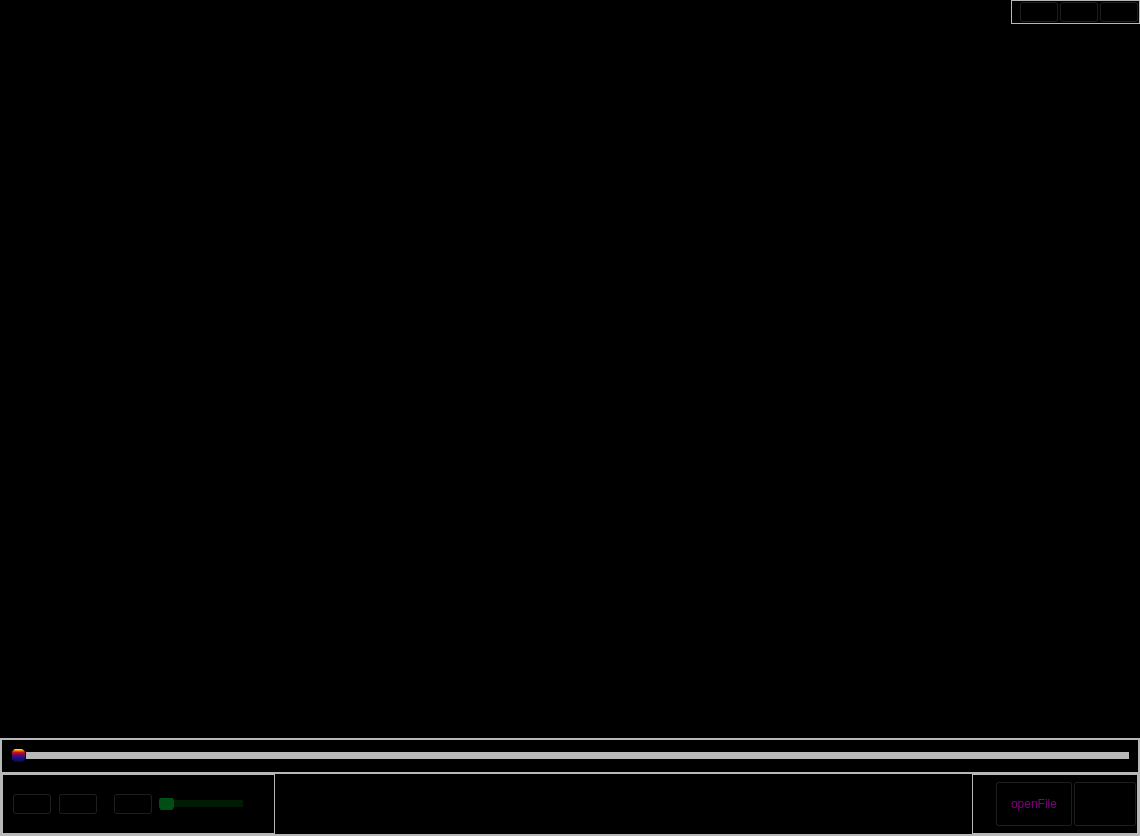
<?xml version="1.0" encoding="UTF-8"?>
<ui version="4.0">
 <class>Widget</class>
 <widget class="QWidget" name="Widget">
  <property name="geometry">
   <rect>
    <x>0</x>
    <y>0</y>
    <width>1140</width>
    <height>836</height>
   </rect>
  </property>
  <property name="windowTitle">
   <string>Widget</string>
  </property>
  <property name="styleSheet">
   <string notr="true">#Widget{background-color:black;;
	font: 700 14pt &quot;Segoe UI&quot;;
}
Head_Bar{
	background-color:transparent;
}
QToolTip{
	color:red;
	border: 2px solid purple;
	font: 700 13pt &quot;Segoe UI&quot;;

}</string>
  </property>
  <layout class="QVBoxLayout" name="verticalLayout">
   <property name="spacing">
    <number>0</number>
   </property>
   <property name="leftMargin">
    <number>0</number>
   </property>
   <property name="topMargin">
    <number>0</number>
   </property>
   <property name="rightMargin">
    <number>0</number>
   </property>
   <property name="bottomMargin">
    <number>0</number>
   </property>
   <item>
    <widget class="QWidget" name="Head_Bar" native="true">
     <layout class="QHBoxLayout" name="horizontalLayout_15">
      <property name="spacing">
       <number>0</number>
      </property>
      <property name="leftMargin">
       <number>0</number>
      </property>
      <property name="topMargin">
       <number>0</number>
      </property>
      <property name="rightMargin">
       <number>0</number>
      </property>
      <property name="bottomMargin">
       <number>0</number>
      </property>
      <item alignment="Qt::AlignRight|Qt::AlignTop">
       <widget class="QFrame" name="Head_BTNS_CONATINER_3">
        <property name="styleSheet">
         <string notr="true">QPushButton
{
	background-color:transparent;
}
QPushButton:hover
{
	background-color:rgb(121, 121, 121)

}</string>
        </property>
        <property name="frameShape">
         <enum>QFrame::StyledPanel</enum>
        </property>
        <property name="frameShadow">
         <enum>QFrame::Raised</enum>
        </property>
        <layout class="QHBoxLayout" name="horizontalLayout_16">
         <property name="spacing">
          <number>0</number>
         </property>
         <property name="leftMargin">
          <number>0</number>
         </property>
         <property name="topMargin">
          <number>0</number>
         </property>
         <property name="rightMargin">
          <number>0</number>
         </property>
         <property name="bottomMargin">
          <number>0</number>
         </property>
         <item>
          <widget class="QLabel" name="About">
           <property name="text">
            <string/>
           </property>
          </widget>
         </item>
         <item>
          <widget class="QPushButton" name="MiniMize_4">
           <property name="cursor">
            <cursorShape>PointingHandCursor</cursorShape>
           </property>
           <property name="toolTip">
            <string>&lt;html&gt;&lt;head/&gt;&lt;body&gt;&lt;p&gt;miniMize&lt;/p&gt;&lt;/body&gt;&lt;/html&gt;</string>
           </property>
           <property name="text">
            <string/>
           </property>
           <property name="icon">
            <iconset resource="Media_Resources.qrc">
             <normaloff>:/Icons/Resoruces/MiniMize.png</normaloff>:/Icons/Resoruces/MiniMize.png</iconset>
           </property>
           <property name="iconSize">
            <size>
             <width>27</width>
             <height>27</height>
            </size>
           </property>
          </widget>
         </item>
         <item>
          <widget class="QPushButton" name="Full_Restore_Screen_4">
           <property name="cursor">
            <cursorShape>PointingHandCursor</cursorShape>
           </property>
           <property name="toolTip">
            <string>&lt;html&gt;&lt;head/&gt;&lt;body&gt;&lt;p&gt;fullScreen&lt;/p&gt;&lt;/body&gt;&lt;/html&gt;</string>
           </property>
           <property name="text">
            <string/>
           </property>
           <property name="icon">
            <iconset resource="Media_Resources.qrc">
             <normaloff>:/Icons/Resoruces/fullScreen.png</normaloff>:/Icons/Resoruces/fullScreen.png</iconset>
           </property>
           <property name="iconSize">
            <size>
             <width>27</width>
             <height>27</height>
            </size>
           </property>
          </widget>
         </item>
         <item>
          <widget class="QPushButton" name="Exit_4">
           <property name="cursor">
            <cursorShape>PointingHandCursor</cursorShape>
           </property>
           <property name="toolTip">
            <string>&lt;html&gt;&lt;head/&gt;&lt;body&gt;&lt;p&gt;Exit&lt;/p&gt;&lt;/body&gt;&lt;/html&gt;</string>
           </property>
           <property name="styleSheet">
            <string notr="true"/>
           </property>
           <property name="text">
            <string/>
           </property>
           <property name="icon">
            <iconset resource="Media_Resources.qrc">
             <normaloff>:/Icons/Resoruces/Exit.png</normaloff>:/Icons/Resoruces/Exit.png</iconset>
           </property>
           <property name="iconSize">
            <size>
             <width>27</width>
             <height>27</height>
            </size>
           </property>
          </widget>
         </item>
        </layout>
       </widget>
      </item>
     </layout>
    </widget>
   </item>
   <item>
    <widget class="videowidget" name="video_player" native="true">
     <property name="sizePolicy">
      <sizepolicy hsizetype="Expanding" vsizetype="Expanding">
       <horstretch>0</horstretch>
       <verstretch>0</verstretch>
      </sizepolicy>
     </property>
     <property name="styleSheet">
      <string notr="true"/>
     </property>
     <layout class="QVBoxLayout" name="verticalLayout_2">
      <property name="spacing">
       <number>0</number>
      </property>
      <property name="leftMargin">
       <number>0</number>
      </property>
      <property name="topMargin">
       <number>0</number>
      </property>
      <property name="rightMargin">
       <number>0</number>
      </property>
      <property name="bottomMargin">
       <number>0</number>
      </property>
     </layout>
    </widget>
   </item>
   <item>
    <widget class="QWidget" name="Bottom" native="true">
     <property name="styleSheet">
      <string notr="true">QPushButton
{
	background-color:transparent;
}
QPushButton:hover
{
	background-color:rgb(85, 85, 85)
}
QToolButton
{
	background-color:transparent;
}</string>
     </property>
     <layout class="QVBoxLayout" name="verticalLayout_5">
      <property name="spacing">
       <number>0</number>
      </property>
      <property name="leftMargin">
       <number>0</number>
      </property>
      <property name="topMargin">
       <number>0</number>
      </property>
      <property name="rightMargin">
       <number>0</number>
      </property>
      <property name="bottomMargin">
       <number>0</number>
      </property>
      <item>
       <widget class="QFrame" name="Bottom_Elems_parent_2">
        <property name="frameShape">
         <enum>QFrame::StyledPanel</enum>
        </property>
        <property name="frameShadow">
         <enum>QFrame::Raised</enum>
        </property>
        <layout class="QVBoxLayout" name="verticalLayout_6">
         <property name="spacing">
          <number>0</number>
         </property>
         <property name="leftMargin">
          <number>0</number>
         </property>
         <property name="topMargin">
          <number>0</number>
         </property>
         <property name="rightMargin">
          <number>0</number>
         </property>
         <property name="bottomMargin">
          <number>0</number>
         </property>
         <item>
          <widget class="QFrame" name="Progress_Conatiner_2">
           <property name="styleSheet">
            <string notr="true">QLabel
{
	font: 900 14pt &quot;Segoe UI&quot;;
}
QSlider
{
	height:14px;
	border-radius:5px;
}
QSlider::handle
{
	background-color:qlineargradient(spread:pad, x1:0, y1:1, x2:0, y2:0, stop:0 rgba(0, 0, 0, 255), stop:0.05 rgba(14, 8, 73, 255), stop:0.36 rgba(28, 17, 145, 255), stop:0.6 rgba(126, 14, 81, 255), stop:0.75 rgba(234, 11, 11, 255), stop:0.79 rgba(244, 70, 5, 255), stop:0.86 rgba(255, 136, 0, 255), stop:0.935 rgba(239, 236, 55, 255));
	border: 1px solid black;
	border-radius: 5px;
	height:15px;
}
QSlider::sub-page
{
	background-color:qlineargradient(spread:pad, x1:0, y1:1, x2:0, y2:0, stop:0 rgba(0, 0, 0, 255), stop:0.05 rgba(14, 8, 73, 255), stop:0.36 rgba(28, 17, 145, 255), stop:0.6 rgba(126, 14, 81, 255), stop:0.75 rgba(234, 11, 11, 255), stop:0.79 rgba(244, 70, 5, 255), stop:0.86 rgba(255, 136, 0, 255), stop:0.935 rgba(239, 236, 55, 255));
}
QSlider::add-page
{
	background-color:rgb(184, 184, 184);
}</string>
           </property>
           <property name="frameShape">
            <enum>QFrame::StyledPanel</enum>
           </property>
           <property name="frameShadow">
            <enum>QFrame::Raised</enum>
           </property>
           <layout class="QVBoxLayout" name="verticalLayout_3">
            <item>
             <widget class="QSlider" name="Video_LEngth_2">
              <property name="cursor">
               <cursorShape>PointingHandCursor</cursorShape>
              </property>
              <property name="mouseTracking">
               <bool>false</bool>
              </property>
              <property name="styleSheet">
               <string notr="true"/>
              </property>
              <property name="minimum">
               <number>0</number>
              </property>
              <property name="maximum">
               <number>0</number>
              </property>
              <property name="value">
               <number>0</number>
              </property>
              <property name="sliderPosition">
               <number>0</number>
              </property>
              <property name="orientation">
               <enum>Qt::Horizontal</enum>
              </property>
              <property name="invertedAppearance">
               <bool>false</bool>
              </property>
              <property name="invertedControls">
               <bool>false</bool>
              </property>
             </widget>
            </item>
           </layout>
          </widget>
         </item>
         <item>
          <widget class="QFrame" name="Bottom_Buttons_2">
           <property name="frameShape">
            <enum>QFrame::StyledPanel</enum>
           </property>
           <property name="frameShadow">
            <enum>QFrame::Raised</enum>
           </property>
           <layout class="QHBoxLayout" name="horizontalLayout_11">
            <property name="spacing">
             <number>0</number>
            </property>
            <property name="leftMargin">
             <number>0</number>
            </property>
            <property name="topMargin">
             <number>0</number>
            </property>
            <property name="rightMargin">
             <number>0</number>
            </property>
            <property name="bottomMargin">
             <number>0</number>
            </property>
            <item alignment="Qt::AlignLeft|Qt::AlignBottom">
             <widget class="QFrame" name="Play_Audio_backgward_BTN">
              <property name="minimumSize">
               <size>
                <width>250</width>
                <height>0</height>
               </size>
              </property>
              <property name="frameShape">
               <enum>QFrame::StyledPanel</enum>
              </property>
              <property name="frameShadow">
               <enum>QFrame::Raised</enum>
              </property>
              <layout class="QHBoxLayout" name="horizontalLayout_3">
               <item>
                <widget class="QPushButton" name="Play_PAUSe">
                 <property name="cursor">
                  <cursorShape>PointingHandCursor</cursorShape>
                 </property>
                 <property name="toolTip">
                  <string>&lt;html&gt;&lt;head/&gt;&lt;body&gt;&lt;p&gt;Play&lt;/p&gt;&lt;/body&gt;&lt;/html&gt;</string>
                 </property>
                 <property name="text">
                  <string/>
                 </property>
                 <property name="icon">
                  <iconset resource="Media_Resources.qrc">
                   <normaloff>:/Icons/Resoruces/Play.png</normaloff>:/Icons/Resoruces/Play.png</iconset>
                 </property>
                 <property name="iconSize">
                  <size>
                   <width>35</width>
                   <height>35</height>
                  </size>
                 </property>
                </widget>
               </item>
               <item>
                <widget class="QPushButton" name="BackWard">
                 <property name="cursor">
                  <cursorShape>PointingHandCursor</cursorShape>
                 </property>
                 <property name="toolTip">
                  <string>&lt;html&gt;&lt;head/&gt;&lt;body&gt;&lt;p&gt;reWind&lt;/p&gt;&lt;/body&gt;&lt;/html&gt;</string>
                 </property>
                 <property name="text">
                  <string/>
                 </property>
                 <property name="icon">
                  <iconset resource="Media_Resources.qrc">
                   <normaloff>:/Icons/Resoruces/reWind.png</normaloff>:/Icons/Resoruces/reWind.png</iconset>
                 </property>
                 <property name="iconSize">
                  <size>
                   <width>33</width>
                   <height>27</height>
                  </size>
                 </property>
                </widget>
               </item>
               <item>
                <widget class="QWidget" name="Audio_Controller_Container" native="true">
                 <property name="styleSheet">
                  <string notr="true">QLabel
{
	color:white;
	font: 700 12pt &quot;Segoe UI&quot;;
}

QSlider
{
	height: 12px;
	border-radius:5px;
}
QSlider::handle
{;
	background-color: rgb(0, 78, 21);
	border-radius:5px;
}
QSlider::sub-page{
	background-color: qlineargradient(spread:pad, x1:0.118, y1:1, x2:1, y2:1, stop:0.40448 rgba(23, 54, 8, 255), stop:1 rgba(48, 255, 101, 255))
}
QSlider::add-page{
	background-color: rgb(0, 26, 4);
}</string>
                 </property>
                 <layout class="QHBoxLayout" name="horizontalLayout_2">
                  <item>
                   <widget class="QPushButton" name="Audio">
                    <property name="cursor">
                     <cursorShape>PointingHandCursor</cursorShape>
                    </property>
                    <property name="toolTip">
                     <string>&lt;html&gt;&lt;head/&gt;&lt;body&gt;&lt;p&gt;Mute&lt;/p&gt;&lt;/body&gt;&lt;/html&gt;</string>
                    </property>
                    <property name="styleSheet">
                     <string notr="true"/>
                    </property>
                    <property name="text">
                     <string/>
                    </property>
                    <property name="icon">
                     <iconset resource="Media_Resources.qrc">
                      <normaloff>:/Icons/Resoruces/Speaker.png</normaloff>:/Icons/Resoruces/Speaker.png</iconset>
                    </property>
                    <property name="iconSize">
                     <size>
                      <width>24</width>
                      <height>24</height>
                     </size>
                    </property>
                   </widget>
                  </item>
                  <item>
                   <widget class="QSlider" name="Audio_Slider">
                    <property name="cursor">
                     <cursorShape>PointingHandCursor</cursorShape>
                    </property>
                    <property name="value">
                     <number>0</number>
                    </property>
                    <property name="orientation">
                     <enum>Qt::Horizontal</enum>
                    </property>
                   </widget>
                  </item>
                  <item>
                   <widget class="QLabel" name="currVolume">
                    <property name="text">
                     <string/>
                    </property>
                   </widget>
                  </item>
                 </layout>
                </widget>
               </item>
              </layout>
             </widget>
            </item>
            <item>
             <spacer name="horizontalSpacer">
              <property name="orientation">
               <enum>Qt::Horizontal</enum>
              </property>
              <property name="sizeHint" stdset="0">
               <size>
                <width>40</width>
                <height>20</height>
               </size>
              </property>
             </spacer>
            </item>
            <item>
             <widget class="QFrame" name="Container_2">
              <property name="styleSheet">
               <string notr="true">QPushButton{
	font: 700 11pt &quot;Segoe UI&quot;;
	padding:15px;
	color:purple;
}
QLabel
{
	color:white;
	font: 700 14pt &quot;Segoe UI&quot;;
	margin-right:15px;
}
#Loop_Select_2
{
	color:red;
}</string>
              </property>
              <property name="frameShape">
               <enum>QFrame::StyledPanel</enum>
              </property>
              <property name="frameShadow">
               <enum>QFrame::Raised</enum>
              </property>
              <layout class="QHBoxLayout" name="horizontalLayout">
               <property name="spacing">
                <number>0</number>
               </property>
               <property name="leftMargin">
                <number>0</number>
               </property>
               <property name="topMargin">
                <number>0</number>
               </property>
               <property name="rightMargin">
                <number>0</number>
               </property>
               <property name="bottomMargin">
                <number>0</number>
               </property>
               <item>
                <widget class="QLabel" name="Video_length">
                 <property name="text">
                  <string/>
                 </property>
                </widget>
               </item>
               <item>
                <widget class="QPushButton" name="openFile">
                 <property name="cursor">
                  <cursorShape>PointingHandCursor</cursorShape>
                 </property>
                 <property name="text">
                  <string>openFile</string>
                 </property>
                </widget>
               </item>
               <item>
                <widget class="QPushButton" name="Btm_fullScreen">
                 <property name="cursor">
                  <cursorShape>PointingHandCursor</cursorShape>
                 </property>
                 <property name="toolTip">
                  <string>&lt;html&gt;&lt;head/&gt;&lt;body&gt;&lt;p&gt;fullScreen&lt;/p&gt;&lt;/body&gt;&lt;/html&gt;</string>
                 </property>
                 <property name="text">
                  <string/>
                 </property>
                 <property name="icon">
                  <iconset resource="Media_Resources.qrc">
                   <normaloff>:/Icons/Resoruces/fullScreen_Btm.png</normaloff>:/Icons/Resoruces/fullScreen_Btm.png</iconset>
                 </property>
                 <property name="iconSize">
                  <size>
                   <width>33</width>
                   <height>33</height>
                  </size>
                 </property>
                </widget>
               </item>
              </layout>
             </widget>
            </item>
           </layout>
          </widget>
         </item>
        </layout>
       </widget>
      </item>
     </layout>
    </widget>
   </item>
  </layout>
 </widget>
 <customwidgets>
  <customwidget>
   <class>videowidget</class>
   <extends>QWidget</extends>
   <header>videowidget.h</header>
   <container>1</container>
  </customwidget>
 </customwidgets>
 <tabstops>
  <tabstop>Exit_4</tabstop>
  <tabstop>Full_Restore_Screen_4</tabstop>
  <tabstop>MiniMize_4</tabstop>
  <tabstop>openFile</tabstop>
  <tabstop>Btm_fullScreen</tabstop>
  <tabstop>Play_PAUSe</tabstop>
  <tabstop>BackWard</tabstop>
  <tabstop>Audio</tabstop>
  <tabstop>Audio_Slider</tabstop>
  <tabstop>Video_LEngth_2</tabstop>
 </tabstops>
 <resources>
  <include location="Media_Resources.qrc"/>
 </resources>
 <connections/>
</ui>
